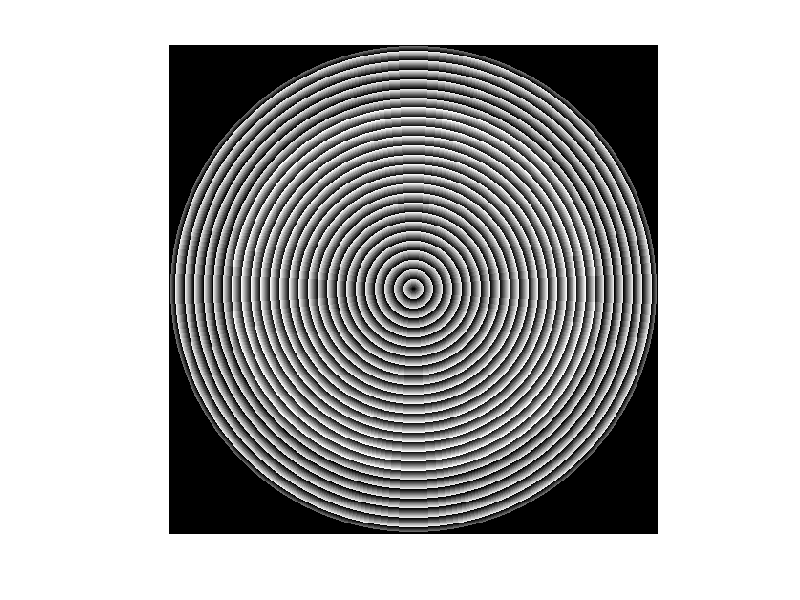

Write MATLAB code to recreate this figure.
function PhaseMask=GeneratePhaseMask(type,rBO,rPhase,xPixShift,yPixShift)
%% Parameters
if nargin==0
type='circular';
rBO=0:0.4:7600;%%radius at the back pupil plan,um
rPhase=mod(linspace(0, 80, length(rBO)),pi)'./pi*2-1;%phase at back pupil plane
xPixShift=0;
yPixShift=0;
end
mp=2;%Magnification from SLM to backpupil plane
% rPhase=-rPhase;% Flip the phase value
rBO_ResizeToSLM=rBO./mp;% Mask coordinate at SLM   
pixelSize=15;%um
rSLM=0:pixelSize:pixelSize*512/2-1;
rPhaseSLM=interp1(rBO_ResizeToSLM,rPhase,rSLM,'next');


% 
% figure(1)
% plot(rBO_ResizeToSLM,rPhase,'*-r');
% hold on;
% plot(rSLM,rPhaseSLM,'o-k');

%% Map and rezie circular mask to SLM
if(type=='circular')
PhaseValue=zeros(512,512);
xC=256+xPixShift;
yC=256+yPixShift;
    for i1=1:1:512
       for i2=1:1:512
           rIndex=round(sqrt(((i1-xC)^2+(i2-yC)^2)));
           if(rIndex<=256&&rIndex~=0)
       PhaseValue(i1,i2)=rPhaseSLM(rIndex); 
       PhaseValue(i1,i2)=(PhaseValue(i1,i2)+1)/2*255;
           else
       PhaseValue(i1,i2)=0;
           end
       end
    end
end
PhaseMask=uint8(PhaseValue);
%% Save image mask
figure(1);
imshow(PhaseMask);
% SaveMaskPath = uigetdir;
% imwrite(PhaseMask,[SaveMaskPath '\Mask.png']);

end